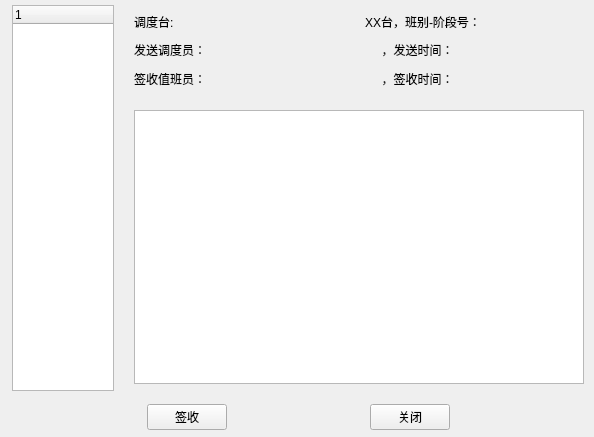
<?xml version="1.0" encoding="UTF-8"?>
<ui version="4.0">
 <class>StageChronicle</class>
 <widget class="QWidget" name="StageChronicle">
  <property name="geometry">
   <rect>
    <x>0</x>
    <y>0</y>
    <width>594</width>
    <height>437</height>
   </rect>
  </property>
  <property name="windowTitle">
   <string>阶段记事</string>
  </property>
  <layout class="QVBoxLayout" name="verticalLayout" stretch="10,1">
   <property name="spacing">
    <number>0</number>
   </property>
   <property name="leftMargin">
    <number>3</number>
   </property>
   <property name="topMargin">
    <number>0</number>
   </property>
   <property name="rightMargin">
    <number>0</number>
   </property>
   <property name="bottomMargin">
    <number>0</number>
   </property>
   <item>
    <widget class="QWidget" name="widget" native="true">
     <layout class="QHBoxLayout" name="horizontalLayout" stretch="1,4">
      <property name="spacing">
       <number>0</number>
      </property>
      <property name="leftMargin">
       <number>1</number>
      </property>
      <property name="topMargin">
       <number>1</number>
      </property>
      <property name="rightMargin">
       <number>1</number>
      </property>
      <property name="bottomMargin">
       <number>1</number>
      </property>
      <item>
       <widget class="QWidget" name="widget_3" native="true">
        <layout class="QVBoxLayout" name="verticalLayout_3">
         <property name="spacing">
          <number>5</number>
         </property>
         <property name="leftMargin">
          <number>8</number>
         </property>
         <property name="topMargin">
          <number>4</number>
         </property>
         <property name="rightMargin">
          <number>8</number>
         </property>
         <property name="bottomMargin">
          <number>5</number>
         </property>
         <item>
          <widget class="QTreeWidget" name="treeWidget">
           <column>
            <property name="text">
             <string notr="true">1</string>
            </property>
           </column>
          </widget>
         </item>
        </layout>
       </widget>
      </item>
      <item>
       <widget class="QWidget" name="widget_4" native="true">
        <layout class="QVBoxLayout" name="verticalLayout_2" stretch="1,4">
         <property name="spacing">
          <number>3</number>
         </property>
         <property name="leftMargin">
          <number>3</number>
         </property>
         <property name="topMargin">
          <number>3</number>
         </property>
         <property name="rightMargin">
          <number>0</number>
         </property>
         <property name="bottomMargin">
          <number>3</number>
         </property>
         <item>
          <widget class="QWidget" name="widget_5" native="true">
           <layout class="QGridLayout" name="gridLayout">
            <item row="4" column="3" rowspan="2" colspan="2">
             <widget class="QLabel" name="label_7">
              <property name="text">
               <string>     ，签收时间：</string>
              </property>
             </widget>
            </item>
            <item row="0" column="0">
             <widget class="QLabel" name="label">
              <property name="text">
               <string>调度台:   </string>
              </property>
             </widget>
            </item>
            <item row="1" column="0" rowspan="3" colspan="2">
             <widget class="QLabel" name="label_6">
              <property name="text">
               <string>发送调度员：</string>
              </property>
             </widget>
            </item>
            <item row="2" column="2">
             <widget class="QLabel" name="label_13">
              <property name="text">
               <string/>
              </property>
             </widget>
            </item>
            <item row="1" column="3" rowspan="3" colspan="2">
             <widget class="QLabel" name="label_4">
              <property name="text">
               <string>     ，发送时间：</string>
              </property>
             </widget>
            </item>
            <item row="0" column="3" colspan="2">
             <widget class="QLabel" name="label_3">
              <property name="text">
               <string>XX台，班别-阶段号：</string>
              </property>
             </widget>
            </item>
            <item row="3" column="2" rowspan="3">
             <widget class="QLabel" name="label_9">
              <property name="text">
               <string/>
              </property>
             </widget>
            </item>
            <item row="4" column="0" rowspan="2" colspan="2">
             <widget class="QLabel" name="label_8">
              <property name="text">
               <string>签收值班员：</string>
              </property>
             </widget>
            </item>
            <item row="4" column="5">
             <widget class="QLabel" name="label_10">
              <property name="text">
               <string/>
              </property>
             </widget>
            </item>
            <item row="2" column="5">
             <widget class="QLabel" name="label_2">
              <property name="text">
               <string/>
              </property>
             </widget>
            </item>
            <item row="0" column="5">
             <widget class="QLabel" name="label_11">
              <property name="text">
               <string/>
              </property>
             </widget>
            </item>
            <item row="0" column="1" colspan="2">
             <widget class="QLabel" name="label_12">
              <property name="text">
               <string/>
              </property>
             </widget>
            </item>
           </layout>
          </widget>
         </item>
         <item>
          <widget class="QWidget" name="widget_6" native="true">
           <layout class="QVBoxLayout" name="verticalLayout_4">
            <item>
             <widget class="QTextBrowser" name="textBrowser"/>
            </item>
           </layout>
          </widget>
         </item>
        </layout>
       </widget>
      </item>
     </layout>
    </widget>
   </item>
   <item>
    <widget class="QWidget" name="widget_2" native="true">
     <layout class="QHBoxLayout" name="horizontalLayout_2">
      <property name="spacing">
       <number>3</number>
      </property>
      <property name="leftMargin">
       <number>3</number>
      </property>
      <property name="topMargin">
       <number>3</number>
      </property>
      <property name="rightMargin">
       <number>3</number>
      </property>
      <property name="bottomMargin">
       <number>3</number>
      </property>
      <item>
       <spacer name="horizontalSpacer">
        <property name="orientation">
         <enum>Qt::Horizontal</enum>
        </property>
        <property name="sizeHint" stdset="0">
         <size>
          <width>110</width>
          <height>20</height>
         </size>
        </property>
       </spacer>
      </item>
      <item>
       <widget class="QPushButton" name="pushButton">
        <property name="text">
         <string>签收</string>
        </property>
       </widget>
      </item>
      <item>
       <spacer name="horizontalSpacer_2">
        <property name="orientation">
         <enum>Qt::Horizontal</enum>
        </property>
        <property name="sizeHint" stdset="0">
         <size>
          <width>111</width>
          <height>20</height>
         </size>
        </property>
       </spacer>
      </item>
      <item>
       <widget class="QPushButton" name="pushButton_2">
        <property name="text">
         <string>关闭</string>
        </property>
       </widget>
      </item>
      <item>
       <spacer name="horizontalSpacer_3">
        <property name="orientation">
         <enum>Qt::Horizontal</enum>
        </property>
        <property name="sizeHint" stdset="0">
         <size>
          <width>110</width>
          <height>20</height>
         </size>
        </property>
       </spacer>
      </item>
     </layout>
    </widget>
   </item>
  </layout>
 </widget>
 <resources/>
 <connections/>
</ui>
